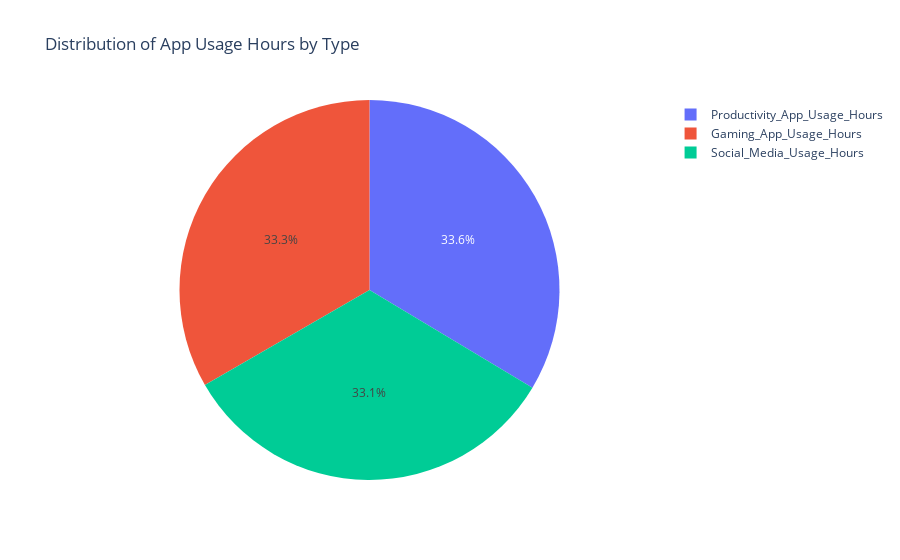

Notebook source saved alongside this figure:
### Code cell
fig = px.pie(
    app_usage_summary,
    names='App_Usage_Type',       
    values='Usage_Hours',        
    title="Distribution of App Usage Hours by Type"
)

fig.show()

### Figure 1 — Plotly figure (JSON) as saved in the notebook; plotly's stock layout.template omitted (floating-point values rounded to 4 significant figures)
{"data": [{"domain": {"x": [0, 1], "y": [0, 1]}, "hovertemplate": "App_Usage_Type=%{label}<br>Usage_Hours=%{value}<extra></extra>", "labels": ["Gaming_App_Usage_Hours", "Productivity_App_Usage_Hours", "Social_Media_Usage_Hours"], "legendgroup": "", "name": "", "showlegend": true, "type": "pie", "values": [2475.0, 2495.0, 2456.0]}], "layout": {"legend": {"tracegroupgap": 0}, "title": {"text": "Distribution of App Usage Hours by Type"}}}
